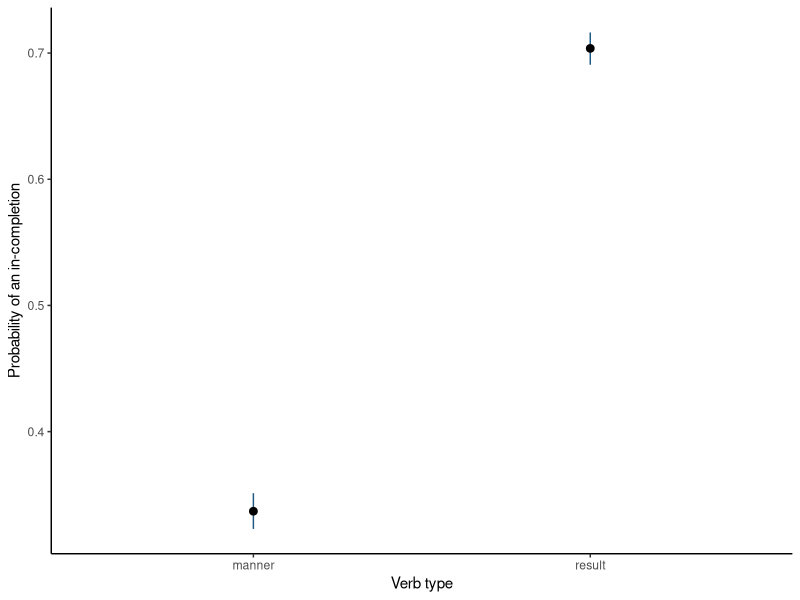

Write R code to recreate this figure.
## ---- chunk 1
#| label: logistic-application-data
#| echo: true
st <- read.csv("data/supertelicity/supertelicity-cloze.csv")
st$verb_type <- factor(st$verb_type, levels = c("manner", "result"))
raw_counts <- as.data.frame(table(st$verb_type, st$preposition))
names(raw_counts) <- c("verb_type", "preposition", "observations")
raw_counts
## ---- chunk 2
#| label: logistic-application-fit
#| echo: true
fit <- glm(prep_in ~ verb_type, family = binomial(), data = st)
groups <- aggregate(prep_in ~ verb_type, st, mean)
groups$n <- as.integer(table(st$verb_type))
link_prediction <- predict(fit, newdata = groups, se.fit = TRUE)
groups$fitted <- plogis(link_prediction$fit)
groups$lower <- plogis(link_prediction$fit - qnorm(.975) * link_prediction$se.fit)
groups$upper <- plogis(link_prediction$fit + qnorm(.975) * link_prediction$se.fit)
groups
## ---- chunk 3
#| label: logistic-application-plot
#| echo: true
library(ggplot2)
ggplot(groups, aes(verb_type, prep_in)) +
  geom_linerange(aes(ymin = lower, ymax = upper), color = "#1F5A85") +
  geom_point(size = 2.3) +
  labs(x = "Verb type", y = "Probability of an in-completion") +
  theme_classic()
## ---- chunk 4
#| label: logistic-application-coefficients
#| echo: true
summary(fit)$coefficients
## ---- chunk 5
#| label: logistic-application-response-contrast
#| echo: true
with(groups, c(result_minus_manner = fitted[verb_type == "result"] -
                                      fitted[verb_type == "manner"]))
## ---- chunk 6
#| label: logistic-profile-interval
#| echo: true
profile_link <- suppressMessages(confint(fit, parm = "verb_typeresult"))
data.frame(scale = c("log odds", "odds ratio"),
           lower = c(profile_link[1], exp(profile_link[1])),
           upper = c(profile_link[2], exp(profile_link[2])))
